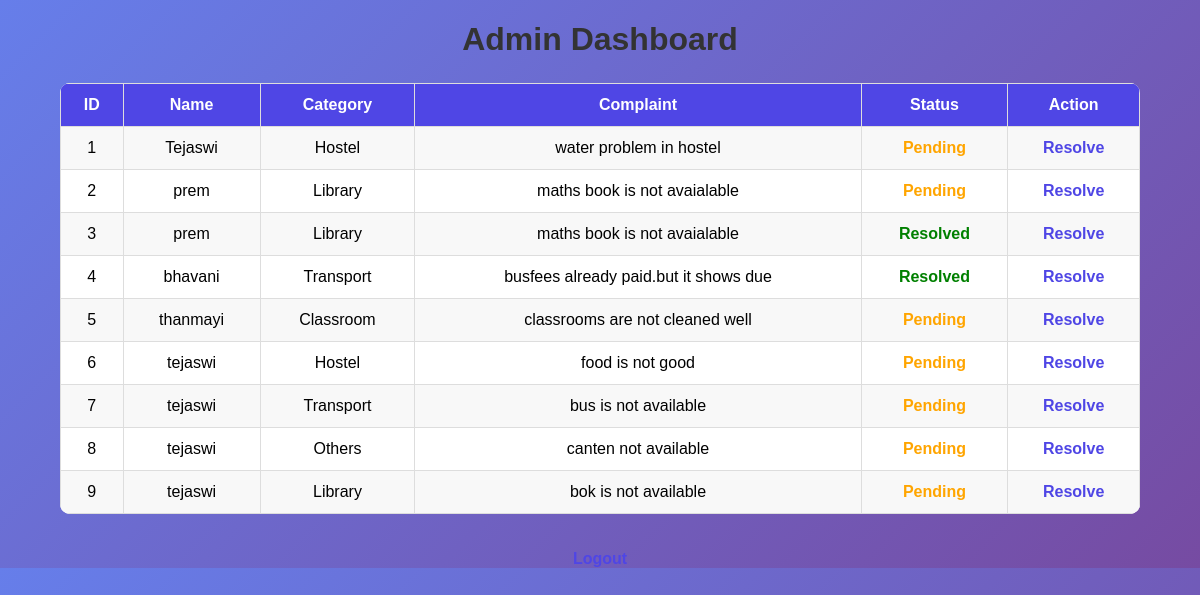
The page /admin (signed in) on the database its author committed.
### tables this page shows
CREATE TABLE complaints(
    id INTEGER PRIMARY KEY AUTOINCREMENT,
    name TEXT,
    category TEXT,
    description TEXT,
    status TEXT
);

### app.py (the view)
@app.route('/admin')
def admin():
    if 'role' not in session or session['role'] != 'admin':
        return redirect('/login')
    conn = sqlite3.connect('complaints.db')
    cursor = conn.cursor()
    cursor.execute("SELECT * FROM complaints")
    complaints = cursor.fetchall()
    conn.close()
    return render_template('admin.html', complaints=complaints)

### templates/admin.html (shortened to what this page needs)
<!DOCTYPE html>
<html>
<head>
    <link rel="stylesheet"
          href="{{ url_for('static', filename='style.css') }}">
</head>
<body>
    <h1>Admin Dashboard</h1>
    <table>
        <tr>
            <th>ID</th>
            <th>Name</th>
            <th>Category</th>
            <th>Complaint</th>
            <th>Status</th>
            <th>Action</th>
        </tr>
        {% for complaint in complaints %}
        <tr>
            <td>{{ complaint[0] }}</td>
            <td>{{ complaint[1] }}</td>
            <td>{{ complaint[2] }}</td>
            <td>{{ complaint[3] }}</td>
            <td>
                {% if complaint[4] == "Resolved" %}
                    <span style="color:green;font-weight:bold;">
                        Resolved
                    </span>
                {% else %}
                    <span style="color:orange;font-weight:bold;">
                        Pending
                    </span>
                {% endif %}
            </td>
            <td>
                <a href="/resolve/{{ complaint[0] }}">
                    Resolve
                </a>
            </td>
        </tr>
        {% endfor %}
    </table>
    <br><br>
    <div style="text-align:center;">
        <a href="/logout">Logout</a>
    </div>
</body>
</html>

### static/style.css (style rules this page uses)
body { font-family: Arial, sans-serif; background: linear-gradient(135deg, #667eea, #764ba2); margin: 0; padding: 0; }
h1 { text-align: center; color: #333; margin-bottom: 25px; }
a { text-decoration: none; color: #4f46e5; font-weight: bold; }
table { width: 90%; margin: auto; border-collapse: collapse; background: white; border-radius: 10px; overflow: hidden; }
th { background: #4f46e5; color: white; }
th, td { padding: 12px; border: 1px solid #ddd; text-align: center; }
tr:nth-child(even) { background: #f8f8f8; }

### rows shown on the page
complaints: id "1", name "Tejaswi", category "Hostel", description "water problem in hostel", status "Pending"
complaints: id "2", name "prem", category "Library", description "maths book is not avaialable", status "Pending"
complaints: id "3", name "prem", category "Library", description "maths book is not avaialable", status "Resolved"
complaints: id "4", name "bhavani", category "Transport", description "busfees already paid.but it shows due", status "Resolved"
complaints: id "5", name "thanmayi", category "Classroom", description "classrooms are not cleaned well", status "Pending"
complaints: id "6", name "tejaswi", category "Hostel", description "food is not good", status "Pending"
complaints: id "7", name "tejaswi", category "Transport", description "bus is not available", status "Pending"
complaints: id "8", name "tejaswi", category "Others", description "canten not available", status "Pending"
complaints: id "9", name "tejaswi", category "Library", description "bok is not available", status "Pending"
